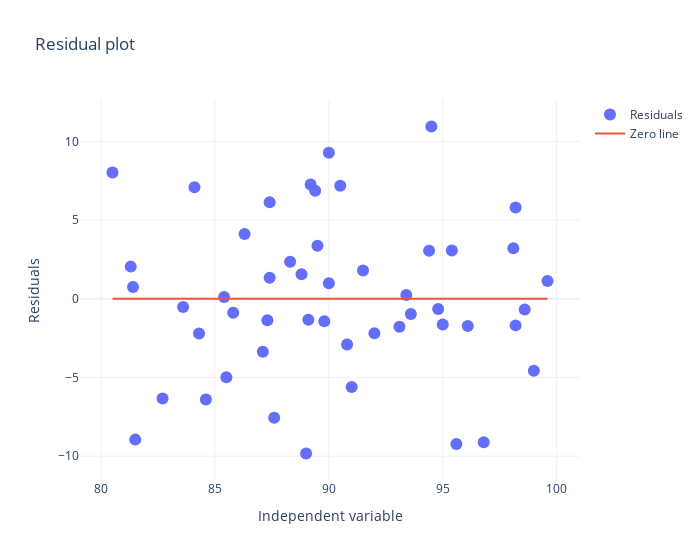

Notebook source saved alongside this figure:
### Code cell
# Plot the residuals
go.Figure(data=go.Scatter(x=independent, y=residuals,
    mode='markers',
    name='Residuals',
    marker=dict(size=12))).update_layout(title='Residual plot',
        yaxis=dict(title='Residuals'),
        xaxis=dict(title='Independent variable')).add_trace(go.Scatter(
            x=[np.min(independent), np.max(independent)],
            y=[0, 0],
            name='Zero line',
            mode='lines'
        )).update_layout(
            width=700
        )

### Figure 1 — Plotly figure (JSON) as saved in the notebook; plotly's stock layout.template omitted (floating-point values rounded to 4 significant figures)
{"data": [{"marker": {"size": 12}, "mode": "markers", "name": "Residuals", "type": "scatter", "x": [81.5, 95.6, 88.8, 94.5, 99.6, 90.8, 90.0, 81.4, 85.4, 90.0, 93.6, 96.1, 87.6, 81.3, 85.8, 98.2, 84.3, 89.0, 98.6, 80.5, 92.0, 99.0, 84.6, 91.0, 98.2, 82.7, 90.5, 95.0, 93.4, 89.4, 84.1, 89.8, 87.4, 89.5, 87.3, 96.8, 95.4, 86.3, 91.5, 85.5, 89.1, 87.1, 93.1, 87.4, 89.2, 94.4, 88.3, 98.1, 83.6, 94.8], "y": [-8.949, -9.229, 1.565, 10.95, 1.134, -2.904, 9.284, 0.7491, 0.1118, 0.9838, -0.9599, -1.721, -7.554, 2.048, -0.882, 5.812, -2.205, -9.832, -0.6816, 8.035, -2.185, -4.575, -6.401, -5.601, -1.688, -6.331, 7.192, -1.638, 0.237, 6.874, 7.091, -1.419, 1.343, 3.376, -1.358, -9.11, 3.068, 4.126, 1.807, -4.987, -1.33, -3.362, -1.768, 6.143, 7.271, 3.053, 2.357, 3.211, -0.5164, -0.6411]}, {"mode": "lines", "name": "Zero line", "type": "scatter", "x": [80.5, 99.6], "y": [0, 0]}], "layout": {"title": {"text": "Residual plot"}, "width": 700, "xaxis": {"title": {"text": "Independent variable"}}, "yaxis": {"title": {"text": "Residuals"}}}}
